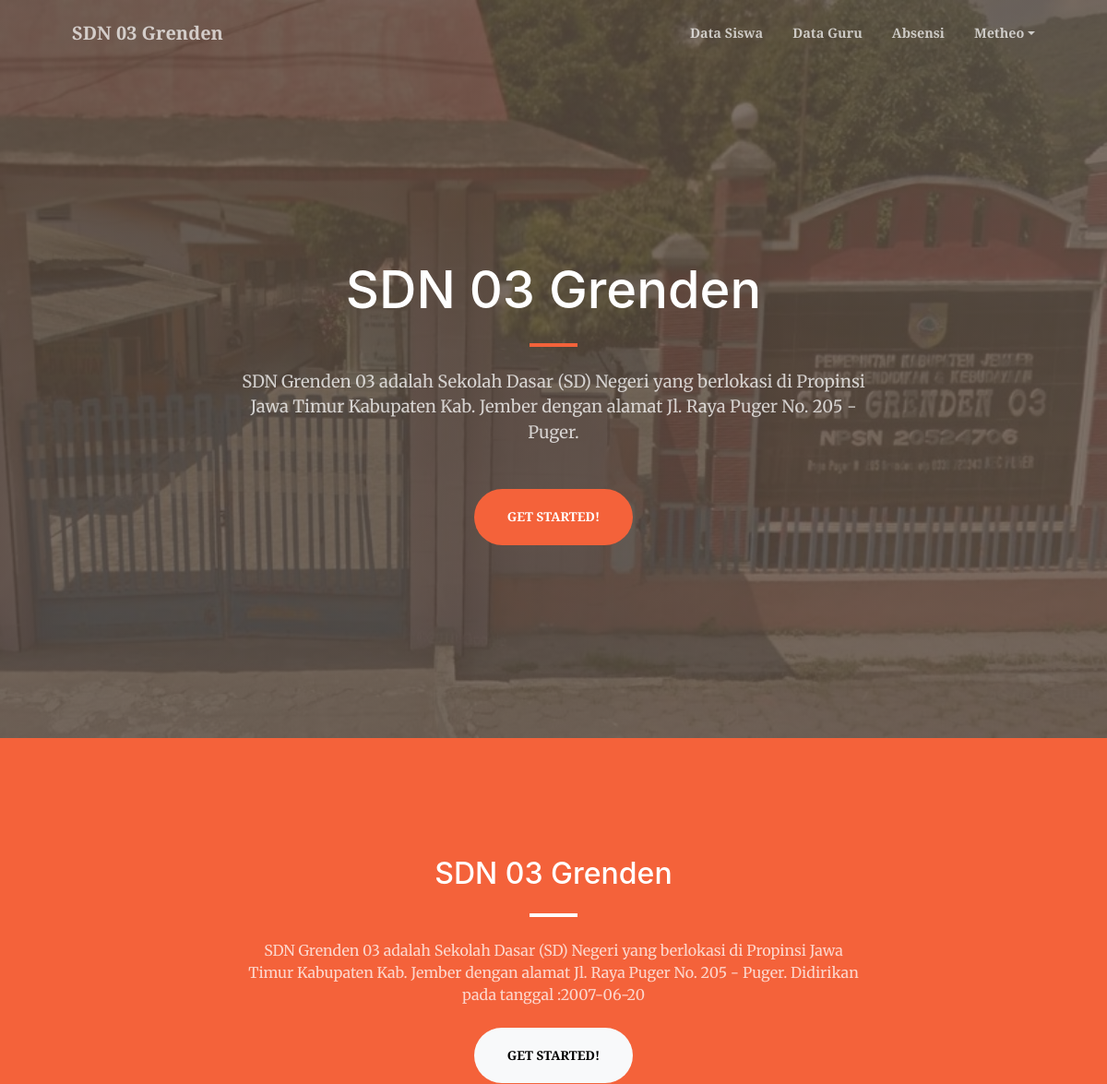
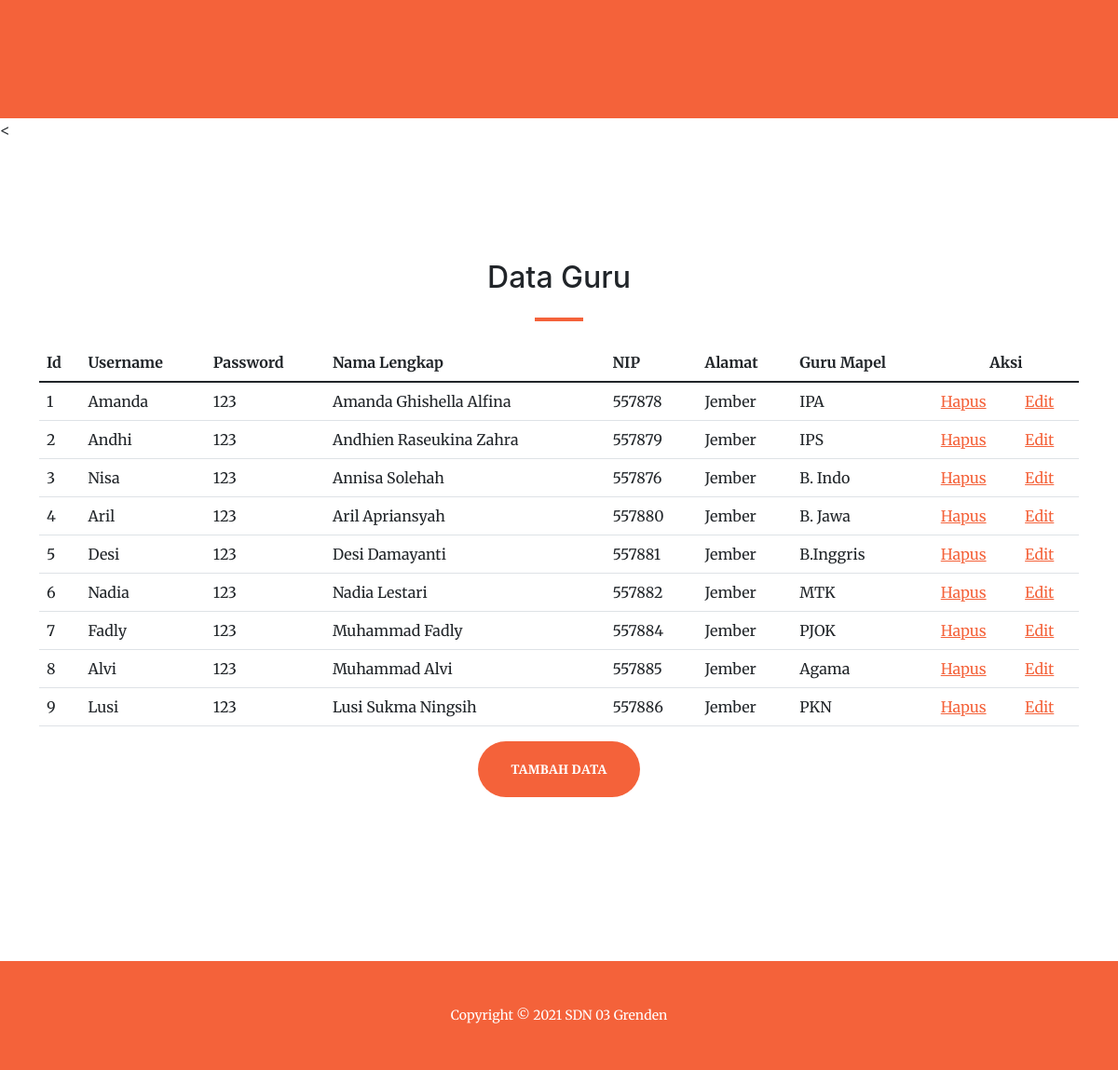
The app's page /tu_data_guru.php (signed in) with its own data (2 pictures, top to bottom).
### tables this page shows
CREATE TABLE `data_guru` (
  `id` int(30) NOT NULL,
  `username` varchar(30) NOT NULL,
  `password` varchar(30) NOT NULL,
  `nama_lengkap` varchar(30) NOT NULL,
  `nip` int(30) NOT NULL,
  `alamat_guru` varchar(30) NOT NULL,
  `guru_mapel` varchar(30) NOT NULL
);

### tu_data_guru.php (the view, shortened to what this page needs)
<?php
$nama=$_SESSION["nama"];
?>
<?php
    include_once("config.php");
    $query = mysqli_query($kon, "Select * from data_guru");
?>
<!DOCTYPE html>
<html lang="en">
<head>
    <link href="https://cdn.jsdelivr.net/npm/bootstrap-icons@1.5.0/font/bootstrap-icons.css" rel="stylesheet" />
    <link href="https://cdnjs.cloudflare.com/ajax/libs/SimpleLightbox/2.1.0/simpleLightbox.min.css" rel="stylesheet" />
    <link href="css/styles.css" rel="stylesheet" />
</head>
<body id="page-top">
<form action="" method="post">
    <nav class="navbar navbar-expand-lg navbar-light fixed-top py-3" id="mainNav">
        <div class="container px-4 px-lg-5">
            <a class="navbar-brand" href="tu_beranda.php">SDN 03 Grenden</a>
            <div class="collapse navbar-collapse" id="navbarResponsive">
                <ul class="navbar-nav ms-auto my-2 my-lg-0">
                <li class="nav-item"><a class="nav-link" href="tu_data_siswa.php">Data Siswa</a></li>
                    <li class="nav-item"><a class="nav-link" href="tu_data_guru.php">Data Guru</a></li>
                    <li class="nav-item"><a class="nav-link" href="tu_absensi.php">Absensi</a></li>
                    <li class="nav-item dropdown">
                        <a class="nav-link dropdown-toggle" data-bs-toggle="dropdown" href="#" role="button" aria-expanded="false"><?php echo $nama; ?></a>
                    </li>
                </ul>
            </div>
        </div>
    </nav>
    <header class="masthead">
        <div class="container px-4 px-lg-5 h-100">
            <div class="row gx-4 gx-lg-5 h-100 align-items-center justify-content-center text-center">
                <div class="col-lg-8 align-self-end">
                    <h1 class="text-white font-weight-bold">SDN 03 Grenden</h1>
                    <hr class="divider" />
                </div>
                <div class="col-lg-8 align-self-baseline">
                    <p class="text-white-75 mb-5">SDN Grenden 03 adalah Sekolah Dasar (SD) Negeri yang berlokasi di
                        Propinsi Jawa Timur Kabupaten Kab. Jember dengan alamat Jl. Raya Puger No. 205 - Puger.</p>
                    <a class="btn btn-primary btn-xl" href="#Data_Guru">Get Started!</a>
                </div>
            </div>
        </div>
    </header>
    <section class="page-section bg-primary" id="Tentang">
        <div class="container px-4 px-lg-5">
            <div class="row gx-4 gx-lg-5 justify-content-center">
                <div class="col-lg-8 text-center">
                    <h2 class="text-white mt-0">SDN 03 Grenden</h2>
                    <hr class="divider divider-light" />
                    <p class="text-white-75 mb-4">SDN Grenden 03 adalah Sekolah Dasar (SD) Negeri yang berlokasi di
                        Propinsi Jawa Timur Kabupaten Kab. Jember dengan alamat Jl. Raya Puger No. 205 - Puger.
                        Didirikan pada tanggal :2007-06-20</p>
                    <a class="btn btn-light btn-xl" href="#Data_Guru">Get Started!</a>
                </div>
            </div>
        </div>
    </section>
    <<section class="page-section" id="Data_Guru">
        <div class="container px-9 px-lg-19">
            <div class="row gx-4 gx-lg-5 justify-content-center">
                <div class="col-lg-8 col-xl-6 text-center">
                    <h2 class="mt-0">Data Guru </h2>
                    <hr class="divider" />
                </div>
            </div>
            <div class="row gx-4 gx-lg-5 justify-content-center mb-5">
                <div class="col-lg-15">
                <table class="table">
                    <thead>
                        <tr>
                        <th scope="col">Id</th>
                        <th scope="col">Username</th>
                        <th scope="col">Password</th>
                        <th scope="col">Nama Lengkap</th>
                        <th scope="col">NIP</th>
                        <th scope="col">Alamat</th>
                        <th scope="col">Guru Mapel</th>
                        <th colspan="2" class="text-center">Aksi</th>
                        </tr>
                    </thead>
                    <tbody>
                    <?php
                        while($data = mysqli_fetch_array($query)){
                            echo "<tr>";
                            echo "<td>".$data['id']."</td>";
                            echo "<td>".$data['username']."</td>";
                            echo "<td>".$data['password']."</td>";
                            echo "<td>".$data['nama_lengkap']."</td>";
                            echo "<td>".$data['nip']."</td>";
                            echo "<td>".$data['alamat_guru']."</td>";
                            echo "<td>".$data['guru_mapel']."</td>";
                            echo "<td><a href ='tu_data_guru_hapus.php?id=".$data['id']."'>Hapus</td>";
                            echo "<td><a href ='tu_data_guru_edit.php?id=".$data['id']."'>Edit</td>";
                            echo "</tr>";
                        }
                    ?>
                    </tbody>
                    </table>
                </div>
                <div class="col-lg-8 text-center">
                    <a class="btn btn-primary btn-xl" href="tu_data_guru_tambah.php">Tambah Data</a>
                </div>
            </div>
        </div>
    </section>
    <footer class="bg-primary py-5">
        <div class="container px-4 px-lg-5">
            <div class="small text-center text-white">Copyright &copy; 2021 SDN 03 Grenden</div>
        </div>
    </footer>
</form>
</body>
</html>

### records on screen
data_guru: id "1", username "Amanda", password "123", nama_lengkap "Amanda Ghishella Alfina", nip "557878", alamat_guru "Jember", guru_mapel "IPA"
data_guru: id "2", username "Andhi", password "123", nama_lengkap "Andhien Raseukina Zahra", nip "557879", alamat_guru "Jember", guru_mapel "IPS"
data_guru: id "3", username "Nisa", password "123", nama_lengkap "Annisa Solehah", nip "557876", alamat_guru "Jember", guru_mapel "B. Indo"
data_guru: id "4", username "Aril", password "123", nama_lengkap "Aril Apriansyah", nip "557880", alamat_guru "Jember", guru_mapel "B. Jawa"
data_guru: id "5", username "Desi", password "123", nama_lengkap "Desi Damayanti", nip "557881", alamat_guru "Jember", guru_mapel "B.Inggris"
data_guru: id "6", username "Nadia", password "123", nama_lengkap "Nadia Lestari", nip "557882", alamat_guru "Jember", guru_mapel "MTK"
data_guru: id "7", username "Fadly", password "123", nama_lengkap "Muhammad Fadly", nip "557884", alamat_guru "Jember", guru_mapel "PJOK"
data_guru: id "8", username "Alvi", password "123", nama_lengkap "Muhammad Alvi", nip "557885", alamat_guru "Jember", guru_mapel "Agama"
data_guru: id "9", username "Lusi", password "123", nama_lengkap "Lusi Sukma Ningsih", nip "557886", alamat_guru "Jember", guru_mapel "PKN"

### other values on screen
$nama "Metheo"
